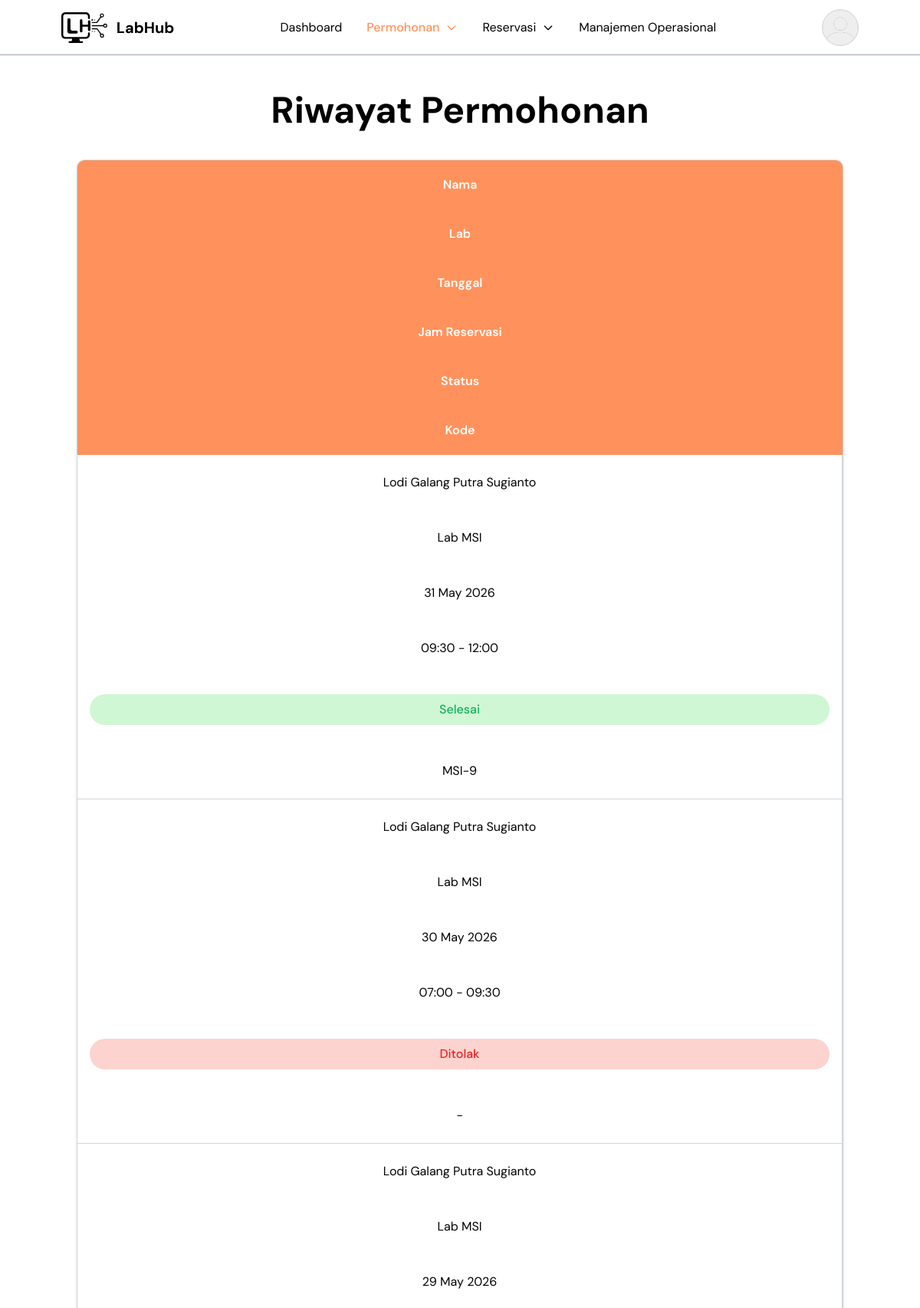
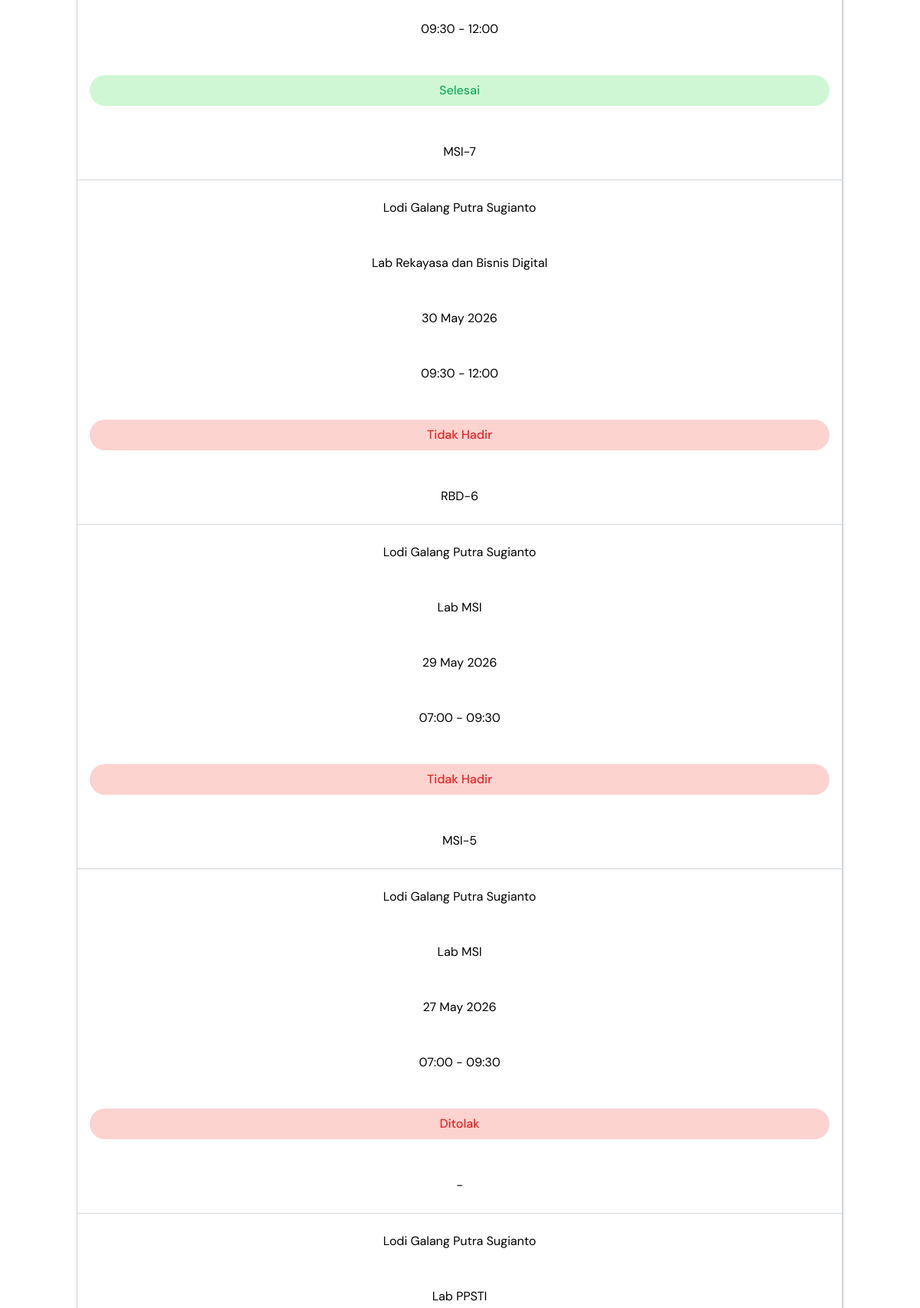
Page /admin/index.php?page=riwayat_permohonan (signed in, upper part) on the committed database (2 pictures, top to bottom).
### tables this page shows
CREATE TABLE `reservasi` (
  `id` int NOT NULL,
  `user_id` int NOT NULL,
  `jadwal_id` int NOT NULL,
  `kode_reservasi` varchar(100) DEFAULT NULL,
  `dosen_penanggung_jawab` varchar(100) NOT NULL,
  `kontak` varchar(30) NOT NULL,
  `keperluan` text NOT NULL,
  `berkas` varchar(255) DEFAULT NULL,
  `status` enum('Pending','Disetujui','Ditolak','Dibatalkan','Belum Ambil Kunci','Sedang Berlangsung','Selesai','Tidak Hadir') DEFAULT 'Pending',
  `created_at` timestamp NULL DEFAULT CURRENT_TIMESTAMP,
  `alasan_pembatalan` text,
  `email_h1_dikirim` datetime DEFAULT NULL
);

CREATE TABLE `users` (
  `id` int NOT NULL,
  `nama` varchar(100) NOT NULL,
  `email` varchar(100) NOT NULL,
  `password` varchar(255) NOT NULL,
  `foto_profile` varchar(255) DEFAULT NULL,
  `role` enum('user','admin') NOT NULL DEFAULT 'user',
  `status` enum('mahasiswa','dosen') NOT NULL,
  `npm` varchar(20) DEFAULT NULL,
  `program_studi_id` int DEFAULT NULL,
  `created_at` timestamp NULL DEFAULT CURRENT_TIMESTAMP,
  `reset_otp` varchar(10) DEFAULT NULL,
  `reset_otp_expired` datetime DEFAULT NULL,
  `reset_token` varchar(255) DEFAULT NULL
);

CREATE TABLE `labs` (
  `id` int NOT NULL,
  `nama_lab` varchar(100) NOT NULL,
  `kode_lab` varchar(10) NOT NULL,
  `kategori` varchar(100) DEFAULT NULL,
  `lokasi` varchar(100) DEFAULT NULL,
  `luas` int DEFAULT NULL,
  `kapasitas` int DEFAULT '0',
  `fasilitas` text,
  `deskripsi` text,
  `gambar` varchar(255) DEFAULT NULL,
  `jam_buka` time NOT NULL,
  `jam_tutup` time NOT NULL,
  `status` enum('Tersedia','Perbaikan','Non-aktif') DEFAULT 'Tersedia',
  `created_at` timestamp NULL DEFAULT CURRENT_TIMESTAMP,
  `slug` varchar(255) DEFAULT NULL
);

CREATE TABLE `jadwal` (
  `id` int NOT NULL,
  `lab_id` int NOT NULL,
  `tanggal` date NOT NULL,
  `sesi` varchar(50) NOT NULL,
  `jam_mulai` time NOT NULL,
  `jam_selesai` time NOT NULL,
  `created_at` timestamp NULL DEFAULT CURRENT_TIMESTAMP
);

### admin/pages/riwayat_permohonan.php (the view, shortened to what this page needs)
<?php
include __DIR__ . '/../../config/config.php';
$limit = 10;
$pageNumber =
    isset($_GET['p'])
    ? (int) $_GET['p']
    : 1;
$offset =
    ($pageNumber - 1) * $limit;
$stmt =
    mysqli_prepare(
        $conn,
        "SELECT
            reservasi.id,
            reservasi.status,
            reservasi.kode_reservasi,
            users.nama,
            labs.nama_lab,
            jadwal.tanggal,
            jadwal.jam_mulai,
            jadwal.jam_selesai
        FROM reservasi
        JOIN users
        ON reservasi.user_id = users.id
        JOIN jadwal
        ON reservasi.jadwal_id = jadwal.id
        JOIN labs
        ON jadwal.lab_id = labs.id
        WHERE NOT reservasi.status = 'Pending'
        ORDER BY reservasi.id DESC
        LIMIT ? OFFSET ?"
    );
mysqli_stmt_bind_param(
    $stmt,
    "ii",
    $limit,
    $offset
);
mysqli_stmt_execute(
    $stmt
);
$result =
    mysqli_stmt_get_result(
        $stmt
    );
?>
<section class="mt-20 px-4 sm:px-6 lg:px-25 min-h-screen py-10">
    <div class="flex flex-col gap-10">
        <div class="
            flex
            flex-col
            items-center
            text-center
            gap-3
        ">
            <h1 class="
                text-3xl
                sm:text-4xl
                md:text-5xl
                xl:text-6xl
                font-bold
            ">
                Riwayat Permohonan
            </h1>
        </div>
        <div class="
            border
        border-gray-300
            rounded-[10px]
            overflow-hidden
            bg-white
            md:shadow-md
            w-full
        ">
            <div class="hidden md:block">
                <div class="
                    grid
                    grid-cols-6
                    bg-[#FF925C]
                    text-white
                    font-semibold
                ">
                    <div class="
                        py-5
                        px-4
                        text-center
                    ">
                        Nama
                    </div>
                    <div class="
                        py-5
                        px-4
                        text-center
                    ">
                        Lab
                    </div>
                    <div class="
                        py-5
                        px-4
                        text-center
                    ">
                        Tanggal
                    </div>
                    <div class="
                        py-5
                        px-4
                        text-center
                    ">
                        Jam Reservasi
                    </div>
                    <div class="
                        py-5
                        px-4
                        text-center
                    ">
                        Status
                    </div>
                    <div class="
                        py-5
                        px-4
                        text-center
                    ">
                        Kode
                    </div>
                </div>
                <div class="divide-y divide-gray-300">
                    <?php if (
                        mysqli_num_rows($result)
                        > 0
                    ): ?>
                        <?php while (
                            $item =
                            mysqli_fetch_assoc(
                                $result
                            )
                        ): ?>
                            <?php
                            $statusClass =
                                'bg-[#FDD3D0] text-[#EC221F]';
                            if (
                                $item['status']
                                == 'Sedang Berlangsung' || $item['status'] == 'Belum Ambil Kunci'
                            ) {
                                $statusClass =
                                    'bg-[#FFF1C2] text-[#BF6A02]';
                            } elseif (
                                $item['status']
                                == 'Disetujui' || $item['status'] == 'Selesai'
                            ) {
                                $statusClass =
                                    'bg-[#CFF7D3] text-[#14AE5C]';
                            }
                            ?>
                            <div class="
                                grid
                                grid-cols-6
                                items-stretch
                            ">
                                <div class="
                                    py-6
                                    px-4
                                    border-r
                                    border-gray-300
                                    flex
                                    items-center
                                    justify-center
                                    text-center
                                ">
                                    <?= htmlspecialchars(
                                        $item['nama']
                                    ) ?>
                                </div>
                                <div class="
                                    py-6
                                    px-4
                                    border-r
                                    border-gray-300
                                    flex
                                    items-center
                                    justify-center
                                    text-center
                                ">
                                    <?= htmlspecialchars(
                                        $item['nama_lab']
                                    ) ?>
                                </div>
                                <div class="
                                    py-6
                                    px-4
                                    border-r
                                    border-gray-300
                                    flex
                                    items-center
                                    justify-center
                                    text-center
                                    whitespace-nowrap
                                ">
                                    <?= date(
                                        'd F Y',
                                        strtotime(
                                            $item['tanggal']
                                        )
                                    ) ?>
                                </div>
                                <div class="
                                    py-6
                                    px-4
                                    border-r
                                    border-gray-300
                                    flex
                                    items-center
                                    justify-center
                                    text-center
                                    whitespace-nowrap
                                ">
                                    <?= substr(
                                        $item['jam_mulai'],
                                        0,
                                        5
                                    ) ?>
                                    -
                                    <?= substr(
                                        $item['jam_selesai'],
                                        0,
                                        5
                                    ) ?>
                                </div>
                                <div class="
                                    py-6
                                    px-4
                                    border-r
                                    border-gray-300
                                    flex
                                    justify-center
                                    items-center
                                ">
                                    <div class="
                                        flex
                                        justify-center
                                        items-center
                                        w-full
                                    ">
                                        <span class="
                                            px-4
                                            py-2
                                            rounded-full
                                            font-medium
                                            text-center
                                            w-full
                                            <?= $statusClass ?>
                                        ">
                                            <?php if ($item['status'] == 'Sedang Berlangsung' || $item['status'] == 'Belum Ambil Kunci'): ?>
                                                Sedang Berlangsung
                                            <?php elseif ($item['status'] == 'Disetujui' || $item['status'] == 'Selesai'): ?>
                                                <?= $item['status'] ?>
                                            <?php else: ?>             <?= $item['status'] ?>
                                            <?php endif; ?>
                                        </span>
                                    </div>
                                </div>
                                <div class="
                                    py-6
                                    px-4
                                    border-r
                                    border-gray-300
                                    flex
                                    items-center
                                    justify-center
                                    text-center
                                ">
                                    <?php if ($item['status'] !== 'Ditolak'): ?>
                                        <?= htmlspecialchars(
                                            $item['kode_reservasi']
                                        ) ?>         <?php else: ?> -
                                    <?php endif; ?>
                                </div>
                            </div>
                        <?php endwhile; ?>
                    <?php endif; ?>
                </div>
            </div>
        </div>
    </div>
</section>

### rows in the picture
reservasi: user.nama "Lodi Galang Putra Sugianto", labs.nama_lab "Lab MSI", jadwal.tanggal "31 May 2026", jadwal.jam_mulai "09:30", jadwal.jam_selesai "12:00", status "Selesai", kode_reservasi "MSI-9"
reservasi: user.nama "Lodi Galang Putra Sugianto", labs.nama_lab "Lab MSI", jadwal.tanggal "30 May 2026", jadwal.jam_mulai "07:00", jadwal.jam_selesai "09:30", status "Ditolak"
reservasi: user.nama "Lodi Galang Putra Sugianto", labs.nama_lab "Lab MSI", jadwal.tanggal "29 May 2026", jadwal.jam_mulai "09:30", jadwal.jam_selesai "12:00", status "Selesai", kode_reservasi "MSI-7"
reservasi: user.nama "Lodi Galang Putra Sugianto", labs.nama_lab "Lab Rekayasa dan Bisnis Digital", jadwal.tanggal "30 May 2026", jadwal.jam_mulai "09:30", jadwal.jam_selesai "12:00", status "Tidak Hadir", kode_reservasi "RBD-6"
reservasi: user.nama "Lodi Galang Putra Sugianto", labs.nama_lab "Lab MSI", jadwal.tanggal "29 May 2026", jadwal.jam_mulai "07:00", jadwal.jam_selesai "09:30", status "Tidak Hadir", kode_reservasi "MSI-5"
reservasi: user.nama "Lodi Galang Putra Sugianto", labs.nama_lab "Lab MSI", jadwal.tanggal "27 May 2026", jadwal.jam_mulai "07:00", jadwal.jam_selesai "09:30", status "Ditolak"
reservasi: user.nama "Lodi Galang Putra Sugianto", labs.nama_lab "Lab PPSTI"
